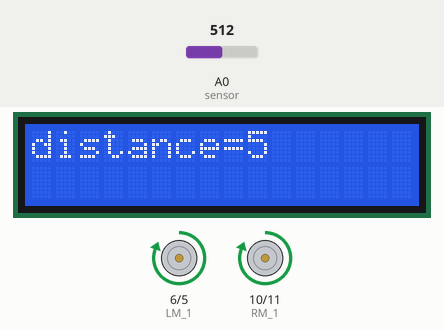
A sketch run on a simulated Arduino Uno, built with avr-gcc and run on an emulated ATmega328P. On the bench: 16×2 character LCD, motor-driver pin pairs drawn as motors (green arrow = first pin HIGH = forward, orange = second pin HIGH = backward, longer = more drive). The inputs (shaded band) are chosen by the test bench; at power-on: A0 (sensor) = 512. What the sketch prints to the serial monitor is not drawn.

Above: at 1.6 s.
1.7 s: A0 (sensor) set to 716
At 4.2 s:
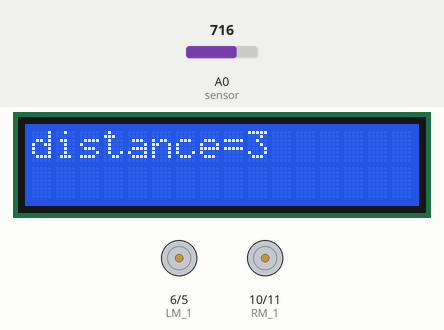
4.5 s: A0 (sensor) set to 900
At 7.0 s:
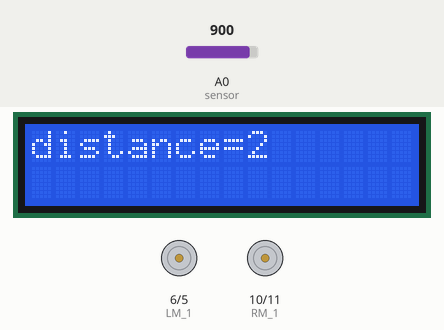
7.5 s: A0 (sensor) set to 543
At 9.8 s:
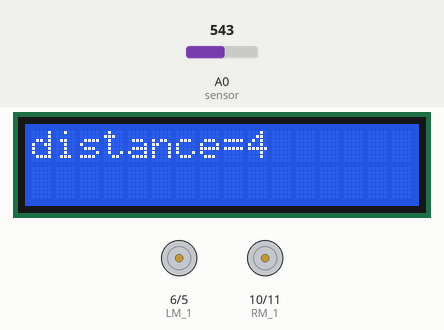
10.5 s: A0 (sensor) set to 515
At 12.5 s:
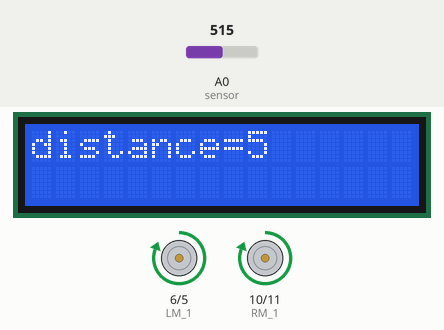
13.6 s: A0 (sensor) set to 1023
At 16.3 s:
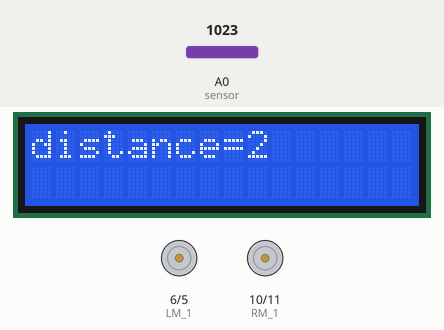
16.6 s: A0 (sensor) set to 511
At 19.1 s:
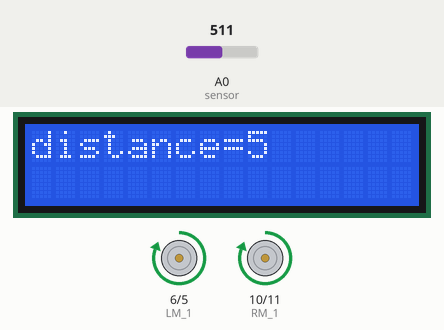
Timing chart, 0 to 20.6 s (numbered marks = the images above; inputs shaded):
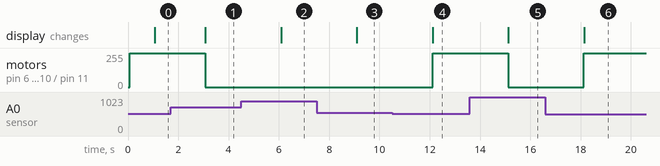

The sketch:

test_1.ino
```cpp
int LM_1 = 6;         // the motor pins are intiated as per ports in Auton shield
int LM_2 = 5;
int RM_1 = 10;
int RM_2 = 11;
int spd = 255;
#define sensor A0
#include<LiquidCrystal.h>
LiquidCrystal Lcd(13,12,8,7,4,2);
void setup() {
  // put your setup code here, to run once:
Serial.begin(9600);
 Lcd.begin(16,2);
 pinMode(LM_1, OUTPUT);     // motor is initiated as output
  pinMode(LM_2, OUTPUT);
  pinMode(RM_1, OUTPUT);
  pinMode(RM_2, OUTPUT);
  fwd();
}

void loop() {
  // put your main code here, to run repeatedly:
 float volts = analogRead(sensor)*0.0048828125;  // value from sensor * (5/1024)
  int distance = 13*pow(volts, -1); // worked out from datasheet graph
  delay(1000); // slow down serial port
  Serial.println("distance=");
  Serial.println(distance);
  Lcd.clear();
  Lcd.print("distance=");
  Lcd.print(distance);

  if (distance <= 5){

    stp();
}
  if (distance >= 5){

    fwd();
}
}
void fwd()
{
  analogWrite(LM_1, spd);
  analogWrite(LM_2, 0);
  analogWrite(RM_1, spd);
  analogWrite(RM_2, 0);
}
void stp()
{
  analogWrite(LM_1, 0);
  analogWrite(LM_2, 0);
  analogWrite(RM_1, 0);
  analogWrite(RM_2, 0);
}
```

Measured:
- the behaviour switches between 533 and 532 on A0 (sensor) (found by bisection; images 3 and 4)
- after the input at 1.7 s, motor on pin 6 (LM_1) / pin 5 (LM_2), motor on pin 10 (RM_1) / pin 11 (RM_2): forward 255/255 → stopped after 1.4 s; the display: changes after 1.4 s (image 1)
- after the input at 4.5 s, the display: changes after 1.6 s (image 2)
- after the input at 7.5 s, the display: changes after 1.6 s (image 3)
- after the input at 10.5 s, motor on pin 6 (LM_1) / pin 5 (LM_2), motor on pin 10 (RM_1) / pin 11 (RM_2): stopped → forward 255/255 after 1.6 s; the display: changes after 1.6 s (image 4)
- after the input at 13.6 s, motor on pin 6 (LM_1) / pin 5 (LM_2), motor on pin 10 (RM_1) / pin 11 (RM_2): forward 255/255 → stopped after 1.5 s; the display: changes after 1.5 s (image 5)
- after the input at 16.6 s, motor on pin 6 (LM_1) / pin 5 (LM_2), motor on pin 10 (RM_1) / pin 11 (RM_2): stopped → forward 255/255 after 1.5 s; the display: changes after 1.5 s (image 6)
